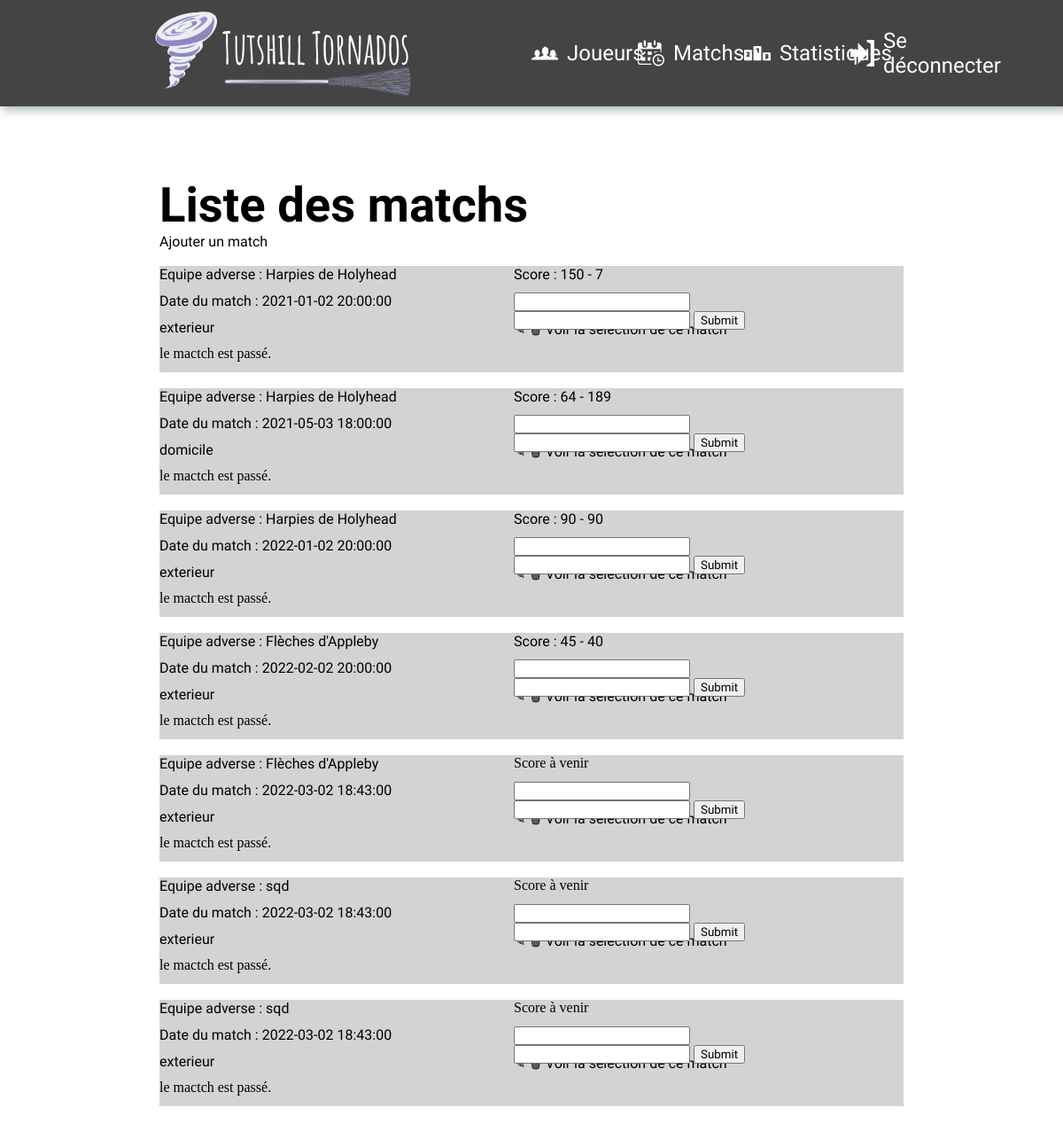
/html-php/match/matchs.php, run on an earlier commit of the app's database.
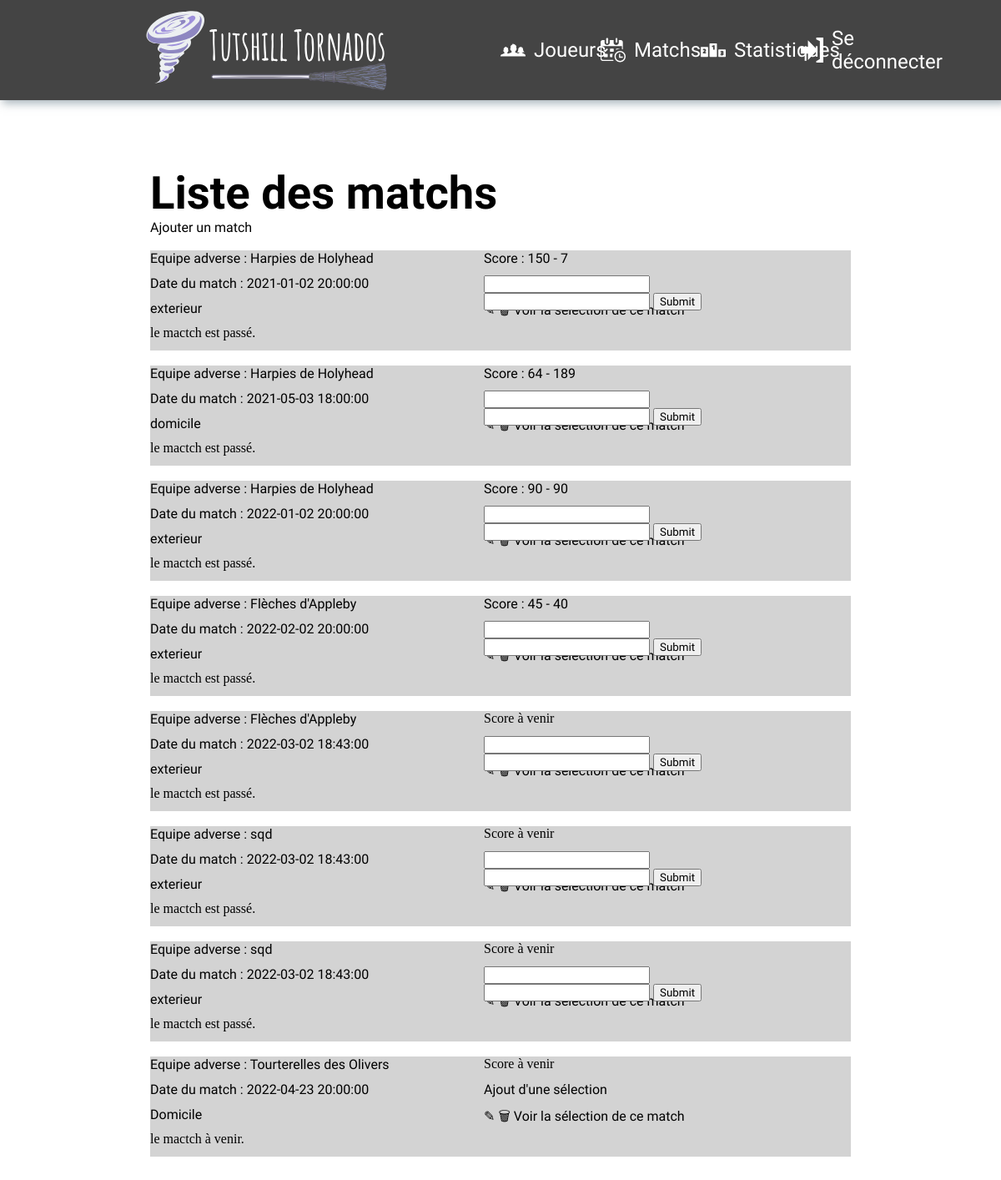
And on a later commit of the database.
### tables this page shows
CREATE TABLE IF NOT EXISTS `match_` (
  `Id_match_` int(11) NOT NULL AUTO_INCREMENT,
  `date_match` date DEFAULT NULL,
  `heure_match` time DEFAULT NULL,
  `equipe_adverse` varchar(50) DEFAULT NULL,
  `lieu` varchar(10) DEFAULT NULL,
  `score_equipe` int(11) DEFAULT NULL,
  `score_adverse` int(11) DEFAULT NULL,
  PRIMARY KEY (`Id_match_`)
);

### html-php/match/fonctions_match.php (the view, shortened to what this page needs)
<?php
    function afficher_match($pdo){
        $sql = "select * from match_";
        $prep = $pdo->prepare($sql);
        $prep -> execute();
        $resultat = $prep->fetchAll();
        foreach($resultat as $match){
            echo '
            <div class="ligne_grille">
                <div class="date">
                    <p>Date du match : '.$match["date_match"].' '.$match["heure_match"].'</p>
                </div>
                <div class="equipe">
                    <p>Equipe adverse : '.$match["equipe_adverse"].'</p>
                </div>
                <div class="lieu">
                    <p>'.$match["lieu"].'</p>
                </div>';
                if (empty($match["score_equipe"]) || empty($match["score_adverse"])) {
                    echo 'Score à venir';
                } else {
                    echo
                    '<div class="score_equipe">
                        <p>Score : '.$match["score_equipe"].' - '.$match["score_adverse"].'</p>
                    </div>';
                }
                echo '
                <div class="footer">
                    <a href="./match_formulaire.php?v1='.$match["Id_match_"].'&v2='.$match["date_match"].'&v3='.$match["heure_match"].'&v4='.$match["lieu"].'&v5='.$match["score_equipe"].'&v6='.$match["score_adverse"].'&v7='.$match["equipe_adverse"].'
                    ">✎</a>
                    <a href="./matchs.php?idsupp='.$match["Id_match_"].'">🗑</a>
                    <a href="../selections/voir_selection_match?idmatch='.$match["Id_match_"].'">Voir la sélection de ce match</a>
                </div>
                ';
                if($match["date_match"] < date("Y-m-d")){
                    echo '<div class="joué">le mactch est passé.</div>';
                    echo '<form action="matchs.php" method="post" id="ajout_score">
                    <input type="number" name="score_equipe">
                    <input type="number" name="score_adversaire">
                    <input type="text" name="id_match" value="'.$match["Id_match_"].'" hidden>
                    <input type="submit">
                    </form>  ';
                }else{
                    echo '<div class="joué">le mactch à venir.</div>';
                    echo '<a href="../selections/selection_match.php?idmatch='.$match["Id_match_"].'" id="ajout_selection">Ajout d\'une sélection</a>';
                }
            echo'</div><br>';
        }
    }
?>

### html-php/header.php
<?php
echo '<!DOCTYPE html>
<html lang="en">
<head>
    <meta charset="UTF-8">
    <meta http-equiv="X-UA-Compatible" content="IE=edge">
    <meta name="viewport" content="width=device-width, initial-scale=1.0">'
?>

### html-php/match/matchs.php (shortened to what this page needs)
<?php
include_once('../header.php');
echo '<link rel="stylesheet" href="../../css-scss/template.css">
<link rel="stylesheet" href="../../css-scss/match.css">
<link rel="stylesheet" href="../../css-scss/polices.css">';
include_once('../nav.php');
include_once('./fonctions_match.php');
?>
    <main>
        <h1>Liste des matchs</h1>
        <a href="./match_formulaire.php">Ajouter un match</a>
        <br><br>
        <?php
            include_once('../config.php');
            afficher_match($pdo);
        ?>
    </main>
</body>
</html>

### html-php/nav.php (shortened to what this page needs)
<?php
echo '</head>
<body>
<nav>
        <a href="../index.php" id="lien-logo">
            <img src="../../images-deco/logo2.svg" id="logo" alt="logo Tutshill Tornados">
        </a>
        <div id="nav_cont">
            <a href="../joueurs/joueurs.php" class ="lien-nav">
                <img src="../../images-deco/people.svg"class="icone" alt="icone joueurs">
                <p>Joueurs</p>
            </a>
            <a href="../match/matchs.php" class ="lien-nav">
                <img src="../../images-deco/agenda.svg"class="icone" alt="icone matchs">
                <p>Matchs</p>
            </a>
            <a href="../statistiques/statistiques.php" class ="lien-nav">
                <img src="../../images-deco/leaderboard.svg"class="icone" alt="icone stats">
                <p>Statistiques</p>
            </a>
            <a href="../deconnexion.php" class ="lien-nav">
                <img src="../../images-deco/logout.svg"class="icone" alt="icone logout">
                <p>Se déconnecter</p>
            </a>
        </div>
    </nav>';
?>

### css-scss/template.css (style rules this page uses)
* { margin: 0; -webkit-box-sizing: border-box; box-sizing: border-box; }
nav { position: fixed; padding: 5px 10%; top: 0; height: 120px; width: 100%; background-color: #444444; display: -webkit-box; display: -ms-flexbox; display: flex; -webkit-box-pack: justify; -ms-flex-pack: justify; justify-content: space-between; -webkit-box-align: center; -ms-flex-align: center; align-items: center; -webkit-box-shadow: 5px 2px 10px 2px rgba(85, 108, 122, 0.5); box-shadow: 5px 2px 10px 2px rgba(85, 108, 122, 0.5); z-index: 3; }
#nav_cont { display: -webkit-box; display: -ms-flexbox; display: flex; width: 50%; -webkit-box-pack: justify; -ms-flex-pack: justify; justify-content: space-between; -webkit-box-align: center; -ms-flex-align: center; align-items: center; }
.lien-nav { display: -webkit-box; display: -ms-flexbox; display: flex; width: 25%; -webkit-box-pack: start; -ms-flex-pack: start; justify-content: flex-start; -webkit-box-align: center; -ms-flex-align: center; align-items: center; text-decoration: none; }
.lien-nav p { padding-left: 10px; color: white; font-family: 'Amatic SC', cursive; font-size: 1.5em; }
#logo { height: 105px; width: 400px; }
.icone { width: 30px; height: 30px; }
main { position: relative; padding-top: 50px; width: 70%; height: 1900px; left: 15%; background-color: white; margin-top: 150px; }

### css-scss/match.css (style rules this page uses)
.ligne_grille { display: -ms-grid; display: grid; -ms-grid-columns: 400px 400px; grid-template-columns: 400px 400px; -ms-grid-rows: 30px 30px 30px 30px; grid-template-rows: 30px 30px 30px 30px; grid-template-areas: "equipe score" "date ajout_score" "lieu selection" "joué ajout_selection"; background-color: lightgrey; }
.score_equipe { -ms-grid-row: 1; -ms-grid-column: 2; grid-area: score; }
.lieu { -ms-grid-row: 3; -ms-grid-column: 1; grid-area: lieu; }
.date { -ms-grid-row: 2; -ms-grid-column: 1; grid-area: date; }
.equipe { -ms-grid-row: 1; -ms-grid-column: 1; grid-area: equipe; }
.footer { -ms-grid-row: 3; -ms-grid-column: 2; grid-area: selection; }
.joué { -ms-grid-row: 4; -ms-grid-column: 1; grid-area: joué; }

### css-scss/polices.css (style rules this page uses)
h1 { font-family: 'Amatic SC', cursive; font-size: 3.4em; }
p { font-family: 'Raleway', sans-serif; }
a { text-decoration: none; color: black; font-family: 'Raleway', sans-serif; }
input { font-family: 'Raleway', sans-serif; }

What changed in the data, as far as the page shows it:
added match_: date_match "2022-04-23", heure_match "20:00:00", equipe_adverse "Tourterelles des Olivers", lieu "Domicile", shows "Score à venir"
